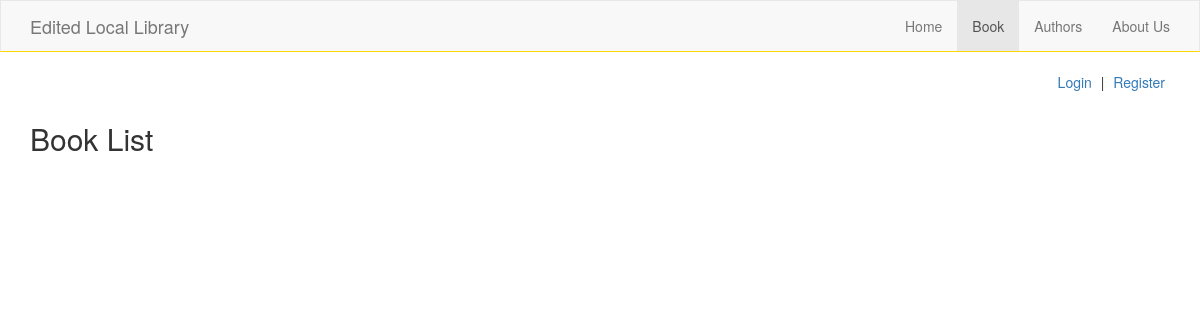
Before: /catalog/books/ with the older database file.
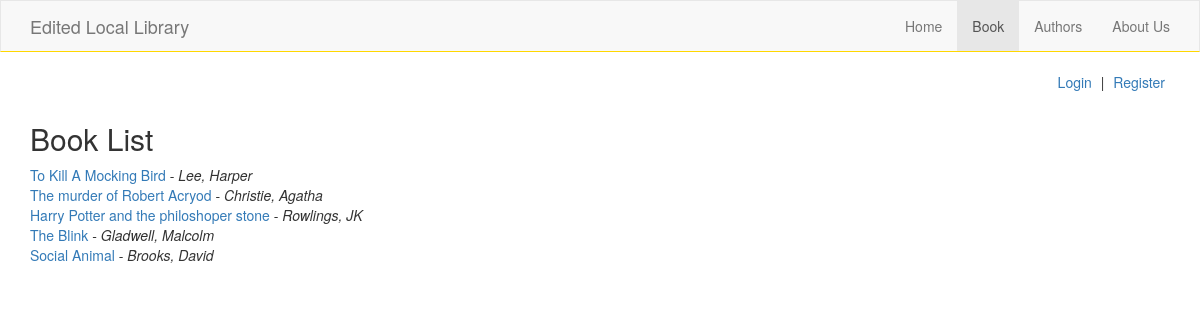
After: the same page with the newer database file.
### catalog/models.py (models this page shows, shortened)
class Book(models.Model):
    title = models.CharField(max_length=200)
    author = models.ForeignKey('Author', on_delete=models.SET_NULL, null=True)
    isbn = models.CharField('ISBN', max_length=13, help_text='13 character ISBN number')
    genre = models.ManyToManyField(Genre, help_text='Select a genre for this book')
    language = models.ForeignKey('Language', on_delete=models.SET_NULL, null=True, help_text='Book Language')
    summary = models.TextField(help_text='Brief description of the book', null=True, blank=True)

class Author(models.Model):
    first_name = models.CharField(max_length=120)
    last_name = models.CharField(max_length=120)
    date_of_birth = models.DateField(null=True, blank=True)
    date_of_death = models.DateField('Died', null=True, blank=True)
    def __str__(self):
        return '{}, {}'.format(self.last_name, self.first_name)

### catalog/views.py (the view)
class BookListView(generic.ListView):
    model = Book
    def get_context_data(self, *args, **kwargs):
        context = super(BookListView, self).get_context_data()
        context['page_title'] = 'Books'
        return context

### catalog/templates/catalog/book_list.html
{% extends 'base.html' %}
{% block main %}
<div class="row">
    <section class="col-sm-8 col col-left">
        <article>
            <h2>Book List</h2>
            <ul class="list-unstyled">
                {% for book in book_list %}
                <li><a href="{% url 'catalog:book_detail' book.id %}">{{ book.title|capfirst }}</a> - <em>{{ book.author|capfirst}}</em></li>
                {% endfor %}
            </ul>
        </article>
    </section>
</div>
{% endblock %}

### templates/base.html (shortened to what this page needs)
{% load staticfiles %}
<!DOCTYPE html>
<html lang="en">
<head>
    <link rel="stylesheet" type="text/css" href="{% static 'css/bootstrap.min.css' %}">
    <link rel="stylesheet" type="text/css" href="{% static 'css/font-awesome.min.css' %}">
    <link rel="stylesheet" type="text/css" href="{% static 'css/main.css' %}">
</head>
<body>
<div id="wrapper">
<header id="pageHeader">
    <nav id="pageNav" class="navbar navbar-default">
        <div class="container">
            <div class="navbar-header">
                <a href="{% url 'catalog:index' %}" class="navbar-brand">Edited Local Library</a>
            </div>
            <div id="menu">
                <ul class="navbar-nav nav navbar-right">
                    <li {% if page_title == 'Home' %} class="active" {% endif %}><a href="{% url 'catalog:index' %}">Home</a></li>
                     <li {% if page_title == 'Books' or page_title == 'Book' %} class="active" {% endif %}><a href="{% url 'catalog:book_list' %}">Book</a></li>
                     <li {% if page_title == 'Authors' or page_title == 'Author' %} class="active" {% endif %}><a href="{% url 'catalog:author_list' %}">Authors</a></li>
                     <li {% if page_title == 'About' %} class="active" {% endif %}><a href="{% url 'catalog:about' %}">About Us</a></li>
                </ul>
            </div>
        </div>
    </nav>
    <nav class="container" id="user-nav">
        <ul class="list-inline text-right pull-right">
            {% if user.is_authenticated %}
            <li>Welcome {{ user.get_username|capfirst }}</li> |
            {% if perms.catalog.return_bookinstance %}
            <li>Librarian</li> |
            {% else %}
            <li>Library Member</li> |
            {% endif %}
            <li><a href="{% url 'logout' %}?next={{ request.path }}">Logout</a></li>
            {% else %}
            <li><a href="{% url 'login' %}?next={{ request.path }}">Login</a></li> |
            <li><a href="{% url 'catalog:registeration' %}?next={{ request.path }}">Register</a></li>
            {% endif %}
        </ul>
    </nav>
</header>
<main role="main" id="main" class="container">
    {% block main %}
    {% endblock main %}
</main>
</div>
</body>
</html>

### static/css/main.css (style rules this page uses)
.navbar-default { width: 100%; border-radius: 0 !important; border-bottom: 1px solid gold; }

Changed rows visible on the page:
added Book: title "To Kill A Mocking Bird", author "Lee, Harper"
added Book: title "The murder of Robert Acryod", author "Christie, Agatha"
added Book: title "Harry Potter and the philoshoper stone", author "Rowlings, JK"
added Book: title "The Blink", author "Gladwell, Malcolm"
added Book: title "Social Animal", author "Brooks, David"
